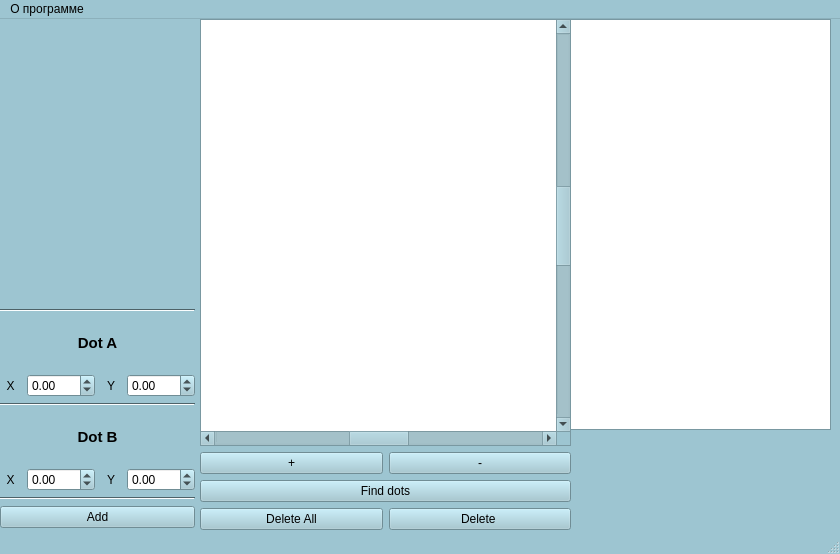
<?xml version="1.0" encoding="UTF-8"?>
<ui version="4.0">
 <class>MainWindow</class>
 <widget class="QMainWindow" name="MainWindow">
  <property name="geometry">
   <rect>
    <x>0</x>
    <y>0</y>
    <width>840</width>
    <height>554</height>
   </rect>
  </property>
  <property name="palette">
   <palette>
    <active>
     <colorrole role="WindowText">
      <brush brushstyle="SolidPattern">
       <color alpha="255">
        <red>0</red>
        <green>0</green>
        <blue>0</blue>
       </color>
      </brush>
     </colorrole>
     <colorrole role="Button">
      <brush brushstyle="SolidPattern">
       <color alpha="255">
        <red>157</red>
        <green>197</green>
        <blue>209</blue>
       </color>
      </brush>
     </colorrole>
     <colorrole role="Light">
      <brush brushstyle="SolidPattern">
       <color alpha="255">
        <red>251</red>
        <green>254</green>
        <blue>255</blue>
       </color>
      </brush>
     </colorrole>
     <colorrole role="Midlight">
      <brush brushstyle="SolidPattern">
       <color alpha="255">
        <red>204</red>
        <green>225</green>
        <blue>232</blue>
       </color>
      </brush>
     </colorrole>
     <colorrole role="Dark">
      <brush brushstyle="SolidPattern">
       <color alpha="255">
        <red>78</red>
        <green>98</green>
        <blue>104</blue>
       </color>
      </brush>
     </colorrole>
     <colorrole role="Mid">
      <brush brushstyle="SolidPattern">
       <color alpha="255">
        <red>105</red>
        <green>131</green>
        <blue>139</blue>
       </color>
      </brush>
     </colorrole>
     <colorrole role="Text">
      <brush brushstyle="SolidPattern">
       <color alpha="255">
        <red>0</red>
        <green>0</green>
        <blue>0</blue>
       </color>
      </brush>
     </colorrole>
     <colorrole role="BrightText">
      <brush brushstyle="SolidPattern">
       <color alpha="255">
        <red>255</red>
        <green>255</green>
        <blue>255</blue>
       </color>
      </brush>
     </colorrole>
     <colorrole role="ButtonText">
      <brush brushstyle="SolidPattern">
       <color alpha="255">
        <red>0</red>
        <green>0</green>
        <blue>0</blue>
       </color>
      </brush>
     </colorrole>
     <colorrole role="Base">
      <brush brushstyle="SolidPattern">
       <color alpha="255">
        <red>255</red>
        <green>255</green>
        <blue>255</blue>
       </color>
      </brush>
     </colorrole>
     <colorrole role="Window">
      <brush brushstyle="SolidPattern">
       <color alpha="255">
        <red>157</red>
        <green>197</green>
        <blue>209</blue>
       </color>
      </brush>
     </colorrole>
     <colorrole role="Shadow">
      <brush brushstyle="SolidPattern">
       <color alpha="255">
        <red>0</red>
        <green>0</green>
        <blue>0</blue>
       </color>
      </brush>
     </colorrole>
     <colorrole role="AlternateBase">
      <brush brushstyle="SolidPattern">
       <color alpha="255">
        <red>206</red>
        <green>226</green>
        <blue>232</blue>
       </color>
      </brush>
     </colorrole>
     <colorrole role="ToolTipBase">
      <brush brushstyle="SolidPattern">
       <color alpha="255">
        <red>255</red>
        <green>255</green>
        <blue>220</blue>
       </color>
      </brush>
     </colorrole>
     <colorrole role="ToolTipText">
      <brush brushstyle="SolidPattern">
       <color alpha="255">
        <red>0</red>
        <green>0</green>
        <blue>0</blue>
       </color>
      </brush>
     </colorrole>
    </active>
    <inactive>
     <colorrole role="WindowText">
      <brush brushstyle="SolidPattern">
       <color alpha="255">
        <red>0</red>
        <green>0</green>
        <blue>0</blue>
       </color>
      </brush>
     </colorrole>
     <colorrole role="Button">
      <brush brushstyle="SolidPattern">
       <color alpha="255">
        <red>157</red>
        <green>197</green>
        <blue>209</blue>
       </color>
      </brush>
     </colorrole>
     <colorrole role="Light">
      <brush brushstyle="SolidPattern">
       <color alpha="255">
        <red>251</red>
        <green>254</green>
        <blue>255</blue>
       </color>
      </brush>
     </colorrole>
     <colorrole role="Midlight">
      <brush brushstyle="SolidPattern">
       <color alpha="255">
        <red>204</red>
        <green>225</green>
        <blue>232</blue>
       </color>
      </brush>
     </colorrole>
     <colorrole role="Dark">
      <brush brushstyle="SolidPattern">
       <color alpha="255">
        <red>78</red>
        <green>98</green>
        <blue>104</blue>
       </color>
      </brush>
     </colorrole>
     <colorrole role="Mid">
      <brush brushstyle="SolidPattern">
       <color alpha="255">
        <red>105</red>
        <green>131</green>
        <blue>139</blue>
       </color>
      </brush>
     </colorrole>
     <colorrole role="Text">
      <brush brushstyle="SolidPattern">
       <color alpha="255">
        <red>0</red>
        <green>0</green>
        <blue>0</blue>
       </color>
      </brush>
     </colorrole>
     <colorrole role="BrightText">
      <brush brushstyle="SolidPattern">
       <color alpha="255">
        <red>255</red>
        <green>255</green>
        <blue>255</blue>
       </color>
      </brush>
     </colorrole>
     <colorrole role="ButtonText">
      <brush brushstyle="SolidPattern">
       <color alpha="255">
        <red>0</red>
        <green>0</green>
        <blue>0</blue>
       </color>
      </brush>
     </colorrole>
     <colorrole role="Base">
      <brush brushstyle="SolidPattern">
       <color alpha="255">
        <red>255</red>
        <green>255</green>
        <blue>255</blue>
       </color>
      </brush>
     </colorrole>
     <colorrole role="Window">
      <brush brushstyle="SolidPattern">
       <color alpha="255">
        <red>157</red>
        <green>197</green>
        <blue>209</blue>
       </color>
      </brush>
     </colorrole>
     <colorrole role="Shadow">
      <brush brushstyle="SolidPattern">
       <color alpha="255">
        <red>0</red>
        <green>0</green>
        <blue>0</blue>
       </color>
      </brush>
     </colorrole>
     <colorrole role="AlternateBase">
      <brush brushstyle="SolidPattern">
       <color alpha="255">
        <red>206</red>
        <green>226</green>
        <blue>232</blue>
       </color>
      </brush>
     </colorrole>
     <colorrole role="ToolTipBase">
      <brush brushstyle="SolidPattern">
       <color alpha="255">
        <red>255</red>
        <green>255</green>
        <blue>220</blue>
       </color>
      </brush>
     </colorrole>
     <colorrole role="ToolTipText">
      <brush brushstyle="SolidPattern">
       <color alpha="255">
        <red>0</red>
        <green>0</green>
        <blue>0</blue>
       </color>
      </brush>
     </colorrole>
    </inactive>
    <disabled>
     <colorrole role="WindowText">
      <brush brushstyle="SolidPattern">
       <color alpha="255">
        <red>78</red>
        <green>98</green>
        <blue>104</blue>
       </color>
      </brush>
     </colorrole>
     <colorrole role="Button">
      <brush brushstyle="SolidPattern">
       <color alpha="255">
        <red>157</red>
        <green>197</green>
        <blue>209</blue>
       </color>
      </brush>
     </colorrole>
     <colorrole role="Light">
      <brush brushstyle="SolidPattern">
       <color alpha="255">
        <red>251</red>
        <green>254</green>
        <blue>255</blue>
       </color>
      </brush>
     </colorrole>
     <colorrole role="Midlight">
      <brush brushstyle="SolidPattern">
       <color alpha="255">
        <red>204</red>
        <green>225</green>
        <blue>232</blue>
       </color>
      </brush>
     </colorrole>
     <colorrole role="Dark">
      <brush brushstyle="SolidPattern">
       <color alpha="255">
        <red>78</red>
        <green>98</green>
        <blue>104</blue>
       </color>
      </brush>
     </colorrole>
     <colorrole role="Mid">
      <brush brushstyle="SolidPattern">
       <color alpha="255">
        <red>105</red>
        <green>131</green>
        <blue>139</blue>
       </color>
      </brush>
     </colorrole>
     <colorrole role="Text">
      <brush brushstyle="SolidPattern">
       <color alpha="255">
        <red>78</red>
        <green>98</green>
        <blue>104</blue>
       </color>
      </brush>
     </colorrole>
     <colorrole role="BrightText">
      <brush brushstyle="SolidPattern">
       <color alpha="255">
        <red>255</red>
        <green>255</green>
        <blue>255</blue>
       </color>
      </brush>
     </colorrole>
     <colorrole role="ButtonText">
      <brush brushstyle="SolidPattern">
       <color alpha="255">
        <red>78</red>
        <green>98</green>
        <blue>104</blue>
       </color>
      </brush>
     </colorrole>
     <colorrole role="Base">
      <brush brushstyle="SolidPattern">
       <color alpha="255">
        <red>157</red>
        <green>197</green>
        <blue>209</blue>
       </color>
      </brush>
     </colorrole>
     <colorrole role="Window">
      <brush brushstyle="SolidPattern">
       <color alpha="255">
        <red>157</red>
        <green>197</green>
        <blue>209</blue>
       </color>
      </brush>
     </colorrole>
     <colorrole role="Shadow">
      <brush brushstyle="SolidPattern">
       <color alpha="255">
        <red>0</red>
        <green>0</green>
        <blue>0</blue>
       </color>
      </brush>
     </colorrole>
     <colorrole role="AlternateBase">
      <brush brushstyle="SolidPattern">
       <color alpha="255">
        <red>157</red>
        <green>197</green>
        <blue>209</blue>
       </color>
      </brush>
     </colorrole>
     <colorrole role="ToolTipBase">
      <brush brushstyle="SolidPattern">
       <color alpha="255">
        <red>255</red>
        <green>255</green>
        <blue>220</blue>
       </color>
      </brush>
     </colorrole>
     <colorrole role="ToolTipText">
      <brush brushstyle="SolidPattern">
       <color alpha="255">
        <red>0</red>
        <green>0</green>
        <blue>0</blue>
       </color>
      </brush>
     </colorrole>
    </disabled>
   </palette>
  </property>
  <property name="windowTitle">
   <string>MainWindow</string>
  </property>
  <property name="autoFillBackground">
   <bool>false</bool>
  </property>
  <property name="tabShape">
   <enum>QTabWidget::Rounded</enum>
  </property>
  <property name="dockNestingEnabled">
   <bool>false</bool>
  </property>
  <widget class="QWidget" name="centralwidget">
   <widget class="QListWidget" name="Coords_listWidget">
    <property name="geometry">
     <rect>
      <x>570</x>
      <y>0</y>
      <width>261</width>
      <height>411</height>
     </rect>
    </property>
   </widget>
   <widget class="QWidget" name="layoutWidget">
    <property name="geometry">
     <rect>
      <x>200</x>
      <y>0</y>
      <width>371</width>
      <height>511</height>
     </rect>
    </property>
    <layout class="QVBoxLayout" name="verticalLayout">
     <item>
      <widget class="QGraphicsView" name="graphicsView">
       <property name="enabled">
        <bool>true</bool>
       </property>
       <property name="cursor" stdset="0">
        <cursorShape>CrossCursor</cursorShape>
       </property>
       <property name="mouseTracking">
        <bool>true</bool>
       </property>
       <property name="tabletTracking">
        <bool>false</bool>
       </property>
       <property name="autoFillBackground">
        <bool>true</bool>
       </property>
       <property name="backgroundBrush">
        <brush brushstyle="NoBrush">
         <color alpha="10">
          <red>0</red>
          <green>0</green>
          <blue>0</blue>
         </color>
        </brush>
       </property>
       <property name="interactive">
        <bool>true</bool>
       </property>
       <property name="sceneRect">
        <rectf>
         <x>-1000.000000000000000</x>
         <y>-1000.000000000000000</y>
         <width>2000.000000000000000</width>
         <height>2000.000000000000000</height>
        </rectf>
       </property>
       <property name="dragMode">
        <enum>QGraphicsView::ScrollHandDrag</enum>
       </property>
       <property name="cacheMode">
        <set>QGraphicsView::CacheNone</set>
       </property>
       <property name="transformationAnchor">
        <enum>QGraphicsView::AnchorViewCenter</enum>
       </property>
      </widget>
     </item>
     <item>
      <layout class="QHBoxLayout" name="horizontalLayout_4">
       <property name="bottomMargin">
        <number>0</number>
       </property>
       <item>
        <widget class="QPushButton" name="zoom_in_pushButton">
         <property name="text">
          <string>+</string>
         </property>
        </widget>
       </item>
       <item>
        <widget class="QPushButton" name="zoom_out_pushButton">
         <property name="text">
          <string>-</string>
         </property>
        </widget>
       </item>
      </layout>
     </item>
     <item>
      <widget class="QPushButton" name="find_pushButton">
       <property name="text">
        <string>Find dots</string>
       </property>
      </widget>
     </item>
     <item>
      <layout class="QHBoxLayout" name="horizontalLayout_3">
       <property name="bottomMargin">
        <number>0</number>
       </property>
       <item>
        <widget class="QPushButton" name="delete_all_pushButton">
         <property name="text">
          <string>Delete All</string>
         </property>
        </widget>
       </item>
       <item>
        <widget class="QPushButton" name="delete_pushButton">
         <property name="text">
          <string>Delete </string>
         </property>
        </widget>
       </item>
      </layout>
     </item>
    </layout>
   </widget>
   <widget class="QWidget" name="layoutWidget">
    <property name="geometry">
     <rect>
      <x>0</x>
      <y>290</y>
      <width>195</width>
      <height>219</height>
     </rect>
    </property>
    <layout class="QVBoxLayout" name="verticalLayout_2">
     <item>
      <widget class="Line" name="line_2">
       <property name="orientation">
        <enum>Qt::Horizontal</enum>
       </property>
      </widget>
     </item>
     <item>
      <widget class="QLabel" name="label">
       <property name="font">
        <font>
         <pointsize>11</pointsize>
         <weight>75</weight>
         <bold>true</bold>
        </font>
       </property>
       <property name="text">
        <string>Dot A</string>
       </property>
       <property name="alignment">
        <set>Qt::AlignCenter</set>
       </property>
      </widget>
     </item>
     <item>
      <layout class="QVBoxLayout" name="verticalLayout_6">
       <item>
        <layout class="QHBoxLayout" name="horizontalLayout_11">
         <item>
          <widget class="QLabel" name="label_2">
           <property name="text">
            <string>X</string>
           </property>
           <property name="alignment">
            <set>Qt::AlignCenter</set>
           </property>
          </widget>
         </item>
         <item>
          <widget class="QDoubleSpinBox" name="doubleSpinBox_Ax">
           <property name="minimum">
            <double>-100.000000000000000</double>
           </property>
           <property name="maximum">
            <double>100.000000000000000</double>
           </property>
           <property name="singleStep">
            <double>0.010000000000000</double>
           </property>
          </widget>
         </item>
         <item>
          <widget class="QLabel" name="label_4">
           <property name="text">
            <string>Y</string>
           </property>
           <property name="alignment">
            <set>Qt::AlignCenter</set>
           </property>
          </widget>
         </item>
         <item>
          <widget class="QDoubleSpinBox" name="doubleSpinBox_Ay">
           <property name="alignment">
            <set>Qt::AlignLeading|Qt::AlignLeft|Qt::AlignVCenter</set>
           </property>
           <property name="minimum">
            <double>-100.000000000000000</double>
           </property>
           <property name="maximum">
            <double>100.000000000000000</double>
           </property>
           <property name="singleStep">
            <double>0.010000000000000</double>
           </property>
          </widget>
         </item>
        </layout>
       </item>
      </layout>
     </item>
     <item>
      <widget class="Line" name="line">
       <property name="orientation">
        <enum>Qt::Horizontal</enum>
       </property>
      </widget>
     </item>
     <item>
      <widget class="QLabel" name="label_7">
       <property name="font">
        <font>
         <pointsize>11</pointsize>
         <weight>75</weight>
         <bold>true</bold>
        </font>
       </property>
       <property name="text">
        <string>Dot B</string>
       </property>
       <property name="alignment">
        <set>Qt::AlignCenter</set>
       </property>
      </widget>
     </item>
     <item>
      <layout class="QVBoxLayout" name="verticalLayout_7">
       <item>
        <layout class="QHBoxLayout" name="horizontalLayout_12">
         <item>
          <widget class="QLabel" name="label_5">
           <property name="text">
            <string>X</string>
           </property>
           <property name="alignment">
            <set>Qt::AlignCenter</set>
           </property>
          </widget>
         </item>
         <item>
          <widget class="QDoubleSpinBox" name="doubleSpinBox_Bx">
           <property name="minimum">
            <double>-100.000000000000000</double>
           </property>
           <property name="maximum">
            <double>100.000000000000000</double>
           </property>
           <property name="singleStep">
            <double>0.010000000000000</double>
           </property>
          </widget>
         </item>
         <item>
          <widget class="QLabel" name="label_6">
           <property name="text">
            <string>Y</string>
           </property>
           <property name="alignment">
            <set>Qt::AlignCenter</set>
           </property>
          </widget>
         </item>
         <item>
          <widget class="QDoubleSpinBox" name="doubleSpinBox_By">
           <property name="minimum">
            <double>-100.000000000000000</double>
           </property>
           <property name="maximum">
            <double>100.000000000000000</double>
           </property>
           <property name="singleStep">
            <double>0.010000000000000</double>
           </property>
          </widget>
         </item>
        </layout>
       </item>
      </layout>
     </item>
     <item>
      <widget class="Line" name="line_3">
       <property name="orientation">
        <enum>Qt::Horizontal</enum>
       </property>
      </widget>
     </item>
     <item>
      <widget class="QPushButton" name="add_pushButton">
       <property name="text">
        <string>Add</string>
       </property>
      </widget>
     </item>
    </layout>
   </widget>
  </widget>
  <widget class="QMenuBar" name="menubar">
   <property name="geometry">
    <rect>
     <x>0</x>
     <y>0</y>
     <width>840</width>
     <height>21</height>
    </rect>
   </property>
   <widget class="QMenu" name="menu">
    <property name="title">
     <string>О программе</string>
    </property>
    <addaction name="usage_action"/>
    <addaction name="how_to_enter_data_action"/>
    <addaction name="elements_action"/>
   </widget>
   <addaction name="menu"/>
  </widget>
  <widget class="QStatusBar" name="statusbar"/>
  <action name="usage_action">
   <property name="text">
    <string>Применение</string>
   </property>
  </action>
  <action name="how_to_enter_data_action">
   <property name="text">
    <string>Использование</string>
   </property>
  </action>
  <action name="elements_action">
   <property name="text">
    <string>Элементы</string>
   </property>
  </action>
 </widget>
 <resources/>
 <connections/>
</ui>
